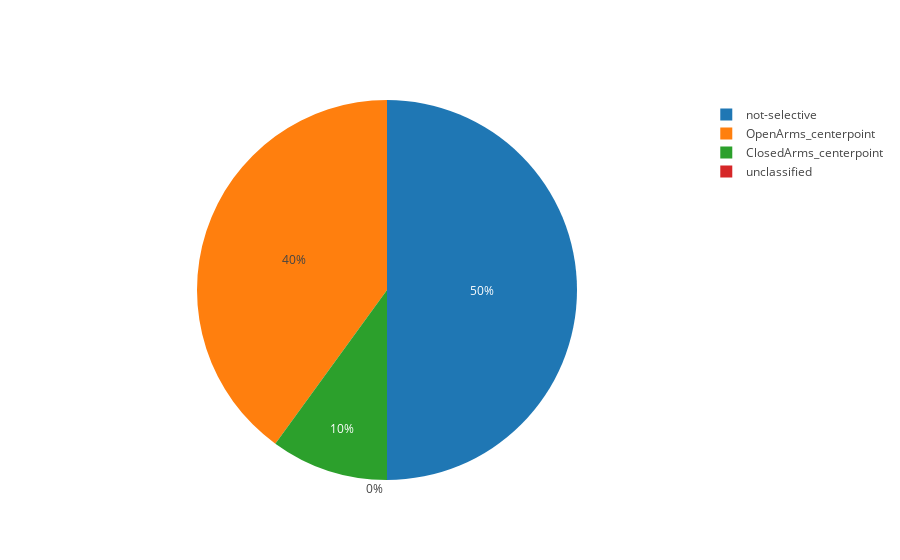

Notebook cell for this chart:
### Markdown cell above
## DRD46

### Code cell
drd46_cell_dict = deep_classify(drd46_classified_neurons, drd46_real_diff_vals)
plot_pie_chart(drd46_cell_dict, "OpenArms_centerpoint", "ClosedArms_centerpoint", "not-selective", "unclassified")

### Figure 1 — Plotly figure (JSON) as saved in the notebook; plotly's stock layout.template omitted (floating-point values rounded to 4 significant figures)
{"data": [{"labels": ["OpenArms_centerpoint", "ClosedArms_centerpoint", "not-selective", "unclassified"], "type": "pie", "uid": "fe9173", "values": [4, 1, 5, 0]}], "layout": {"autosize": true}}
